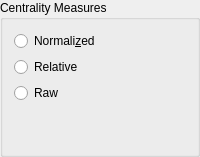
             <widget class="BoundGroupBox" name="normalizeCentrality">
              <property name="sizePolicy">
               <sizepolicy hsizetype="Preferred" vsizetype="Preferred">
                <horstretch>0</horstretch>
                <verstretch>0</verstretch>
               </sizepolicy>
              </property>
              <property name="title">
               <string>Centrality Measures</string>
              </property>
              <property name="flat">
               <bool>false</bool>
              </property>
              <layout class="QGridLayout" name="gridLayout_44">
               <item row="1" column="0">
                <widget class="QRadioButton" name="centNormRelative">
                 <property name="sizePolicy">
                  <sizepolicy hsizetype="Fixed" vsizetype="Fixed">
                   <horstretch>0</horstretch>
                   <verstretch>0</verstretch>
                  </sizepolicy>
                 </property>
                 <property name="text">
                  <string>Relative</string>
                 </property>
                </widget>
               </item>
               <item row="3" column="0">
                <spacer name="verticalSpacer_13">
                 <property name="orientation">
                  <enum>Qt::Vertical</enum>
                 </property>
                 <property name="sizeHint" stdset="0">
                  <size>
                   <width>20</width>
                   <height>40</height>
                  </size>
                 </property>
                </spacer>
               </item>
               <item row="2" column="0">
                <widget class="QRadioButton" name="centNormRaw">
                 <property name="sizePolicy">
                  <sizepolicy hsizetype="Fixed" vsizetype="Fixed">
                   <horstretch>0</horstretch>
                   <verstretch>0</verstretch>
                  </sizepolicy>
                 </property>
                 <property name="text">
                  <string>Raw</string>
                 </property>
                </widget>
               </item>
               <item row="0" column="0">
                <widget class="QRadioButton" name="centNormNorm">
                 <property name="sizePolicy">
                  <sizepolicy hsizetype="Fixed" vsizetype="Fixed">
                   <horstretch>0</horstretch>
                   <verstretch>0</verstretch>
                  </sizepolicy>
                 </property>
                 <property name="text">
                  <string>Normali&amp;zed</string>
                 </property>
                </widget>
               </item>
               <item row="2" column="1">
                <spacer name="horizontalSpacer_25">
                 <property name="orientation">
                  <enum>Qt::Horizontal</enum>
                 </property>
                 <property name="sizeHint" stdset="0">
                  <size>
                   <width>40</width>
                   <height>20</height>
                  </size>
                 </property>
                </spacer>
               </item>
              </layout>
             </widget>
